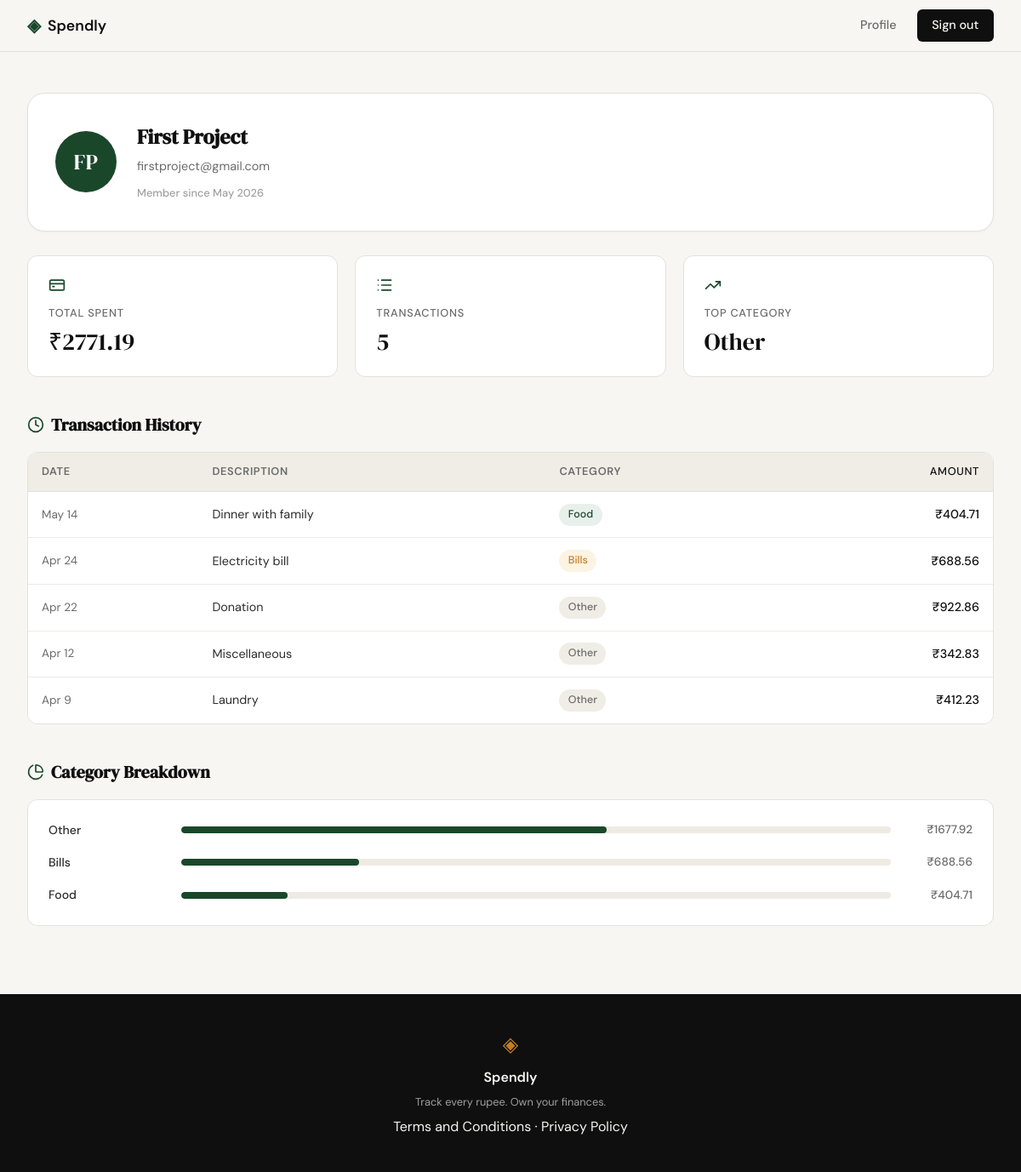
/profile (signed in), run on the app's committed database.
### tables this page shows
CREATE TABLE users (
            id            INTEGER PRIMARY KEY AUTOINCREMENT,
            name          TEXT    NOT NULL,
            email         TEXT    UNIQUE NOT NULL,
            password_hash TEXT    NOT NULL,
            created_at    TEXT    DEFAULT (datetime('now'))
        );

CREATE TABLE expenses (
            id          INTEGER PRIMARY KEY AUTOINCREMENT,
            user_id     INTEGER NOT NULL REFERENCES users(id),
            amount      REAL    NOT NULL,
            category    TEXT    NOT NULL,
            date        TEXT    NOT NULL,
            description TEXT,
            created_at  TEXT    DEFAULT (datetime('now'))
        );

### app.py (the view)
@app.route("/profile")
def profile():
    if not session.get("user_id"):
        return redirect(url_for("login"))
    user_id = session["user_id"]
    user = get_user_by_id(user_id)
    stats = get_summary_stats(user_id)
    transactions = get_recent_transactions(user_id)
    categories = get_category_breakdown(user_id)
    return render_template("profile.html", user=user, stats=stats,
                           transactions=transactions, categories=categories)

### database/db.py (called while the page is built)
def get_db():
    conn = sqlite3.connect("spendly.db")
    conn.row_factory = sqlite3.Row
    conn.execute("PRAGMA foreign_keys = ON")
    return conn

### database/queries.py (called while the page is built)
def get_user_by_id(user_id):
    db = get_db()
    try:
        row = db.execute(
            "SELECT name, email, created_at FROM users WHERE id = ?",
            (user_id,),
        ).fetchone()
        if row is None:
            return None
        created = datetime.strptime(row["created_at"][:19], "%Y-%m-%d %H:%M:%S")
        name = row["name"]
        parts = name.split()
        initials = (parts[0][0] + parts[-1][0]).upper() if len(parts) >= 2 else parts[0][0].upper()
        return {
            "name": name,
            "email": row["email"],
            "initials": initials,
            "member_since": created.strftime("%B %Y"),
        }
    finally:
        db.close()

def get_summary_stats(user_id):
    db = get_db()
    try:
        row = db.execute(
            "SELECT SUM(amount) AS total, COUNT(*) AS cnt FROM expenses WHERE user_id = ?",
            (user_id,),
        ).fetchone()
        total = row["total"] or 0.0
        count = row["cnt"] or 0
        top_row = db.execute(
            "SELECT category FROM expenses WHERE user_id = ? "
            "GROUP BY category ORDER BY SUM(amount) DESC LIMIT 1",
            (user_id,),
        ).fetchone()
        return {
            "total_spent": f"₹{total:.2f}",
            "transaction_count": count,
            "top_category": top_row["category"] if top_row else "—",
        }
    finally:
        db.close()

def get_recent_transactions(user_id, limit=10):
    db = get_db()
    try:
        rows = db.execute(
            "SELECT date, description, category, amount "
            "FROM expenses WHERE user_id = ? ORDER BY date DESC LIMIT ?",
            (user_id, limit),
        ).fetchall()
        result = []
        for row in rows:
            parsed = datetime.strptime(row["date"], "%Y-%m-%d")
            result.append({
                "date": f"{parsed.strftime('%b')} {parsed.day}",
                "description": row["description"] or "",
                "category": row["category"],
                "amount": f"₹{row['amount']:.2f}",
            })
        return result
    finally:
        db.close()

### templates/profile.html (shortened to what this page needs)
{% extends "base.html" %}
{% block content %}
<div class="profile-page">
    <div class="profile-inner">
        <div class="profile-hero">
            <div class="profile-avatar">{{ user.initials }}</div>
            <div class="profile-user-info">
                <h1 class="profile-name">{{ user.name }}</h1>
                <p class="profile-email">{{ user.email }}</p>
                <span class="profile-since">Member since {{ user.member_since }}</span>
            </div>
        </div>
        <div class="profile-stats">
            <div class="profile-stat-card">
                <div class="profile-stat-icon"><i data-lucide="credit-card"></i></div>
                <div class="profile-stat-label">Total Spent</div>
                <div class="profile-stat-value">{{ stats.total_spent }}</div>
            </div>
            <div class="profile-stat-card">
                <div class="profile-stat-icon"><i data-lucide="list"></i></div>
                <div class="profile-stat-label">Transactions</div>
                <div class="profile-stat-value">{{ stats.transaction_count }}</div>
            </div>
            <div class="profile-stat-card">
                <div class="profile-stat-icon"><i data-lucide="trending-up"></i></div>
                <div class="profile-stat-label">Top Category</div>
                <div class="profile-stat-value">{{ stats.top_category }}</div>
            </div>
        </div>
        <div class="profile-section">
            <div class="profile-section-header">
                <i data-lucide="clock"></i>
                <h2>Transaction History</h2>
            </div>
            <div class="profile-table-wrap">
                <table class="profile-table">
                    <thead>
                        <tr>
                            <th>Date</th>
                            <th>Description</th>
                            <th>Category</th>
                            <th class="col-amount">Amount</th>
                        </tr>
                    </thead>
                    <tbody>
                        {% for t in transactions %}
                        <tr>
                            <td class="col-date">{{ t.date }}</td>
                            <td>{{ t.description }}</td>
                            <td>
                                <span class="profile-badge badge-{{ t.category | lower | replace(' ', '-') }}">
                                    {{ t.category }}
                                </span>
                            </td>
                            <td class="col-amount">{{ t.amount }}</td>
                        </tr>
                        {% endfor %}
                    </tbody>
                </table>
            </div>
        </div>
        <div class="profile-section">
            <div class="profile-section-header">
                <i data-lucide="pie-chart"></i>
                <h2>Category Breakdown</h2>
            </div>
            <div class="profile-bars">
                {% for c in categories %}
                <div class="profile-bar-row">
                    <div class="profile-bar-name">{{ c.name }}</div>
                    <div class="profile-bar-track">
                        <div class="profile-bar-fill" data-percent="{{ c.percent }}"></div>
                    </div>
                    <div class="profile-bar-amount">{{ c.amount }}</div>
                </div>
                {% endfor %}
            </div>
        </div>
    </div>
</div>
{% endblock %}

### templates/base.html (shortened to what this page needs)
<!DOCTYPE html>
<html lang="en">
<head>
    <link rel="stylesheet" href="{{ url_for('static', filename='css/style.css') }}">
</head>
<body>
    <nav class="navbar">
        <div class="nav-inner">
            <a href="{{ url_for('landing') }}" class="nav-brand">
                <span class="brand-icon">◈</span>
                <span class="brand-name">Spendly</span>
            </a>
            <div class="nav-links">
                {% if session.get('user_id') %}
                <a href="{{ url_for('profile') }}">Profile</a>
                <a href="{{ url_for('logout') }}" class="nav-cta">Sign out</a>
                {% else %}
                <a href="{{ url_for('login') }}">Sign in</a>
                <a href="{{ url_for('register') }}" class="nav-cta">Get started</a>
                {% endif %}
            </div>
        </div>
    </nav>
    <main class="main-content">
        {% block content %}{% endblock %}
    </main>
    <footer class="footer">
        <div class="footer-inner">
            <span class="brand-icon">◈</span>
            <span class="footer-name">Spendly</span>
            <p class="footer-copy">Track every rupee. Own your finances.</p>
            <p><a href="/terms">Terms and Conditions</a> &middot; <a href="/privacy">Privacy Policy</a></p>
        </div>
    </footer>
</body>
</html>

### data on the page
users: name "First Project", email "firstproject@gmail.com"
expenses: date "May 14", description "Dinner with family", category "Food", amount "₹404.71"
expenses: date "Apr 24", description "Electricity bill", category "Bills", amount "₹688.56"
expenses: date "Apr 22", description "Donation", category "Other", amount "₹922.86"
expenses: date "Apr 12", description "Miscellaneous", category "Other", amount "₹342.83"
expenses: date "Apr 9", description "Laundry", category "Other", amount "₹412.23"

### other printed values
{{ user.initials }} "FP"
{{ user.member_since }} "May 2026"
{{ stats.total_spent }} "₹2771.19"
{{ stats.transaction_count }} "5"
{{ stats.top_category }} "Other"
{{ c.name }} "Other" "Bills" "Food"
{{ c.amount }} "₹1677.92" "₹688.56" "₹404.71"
